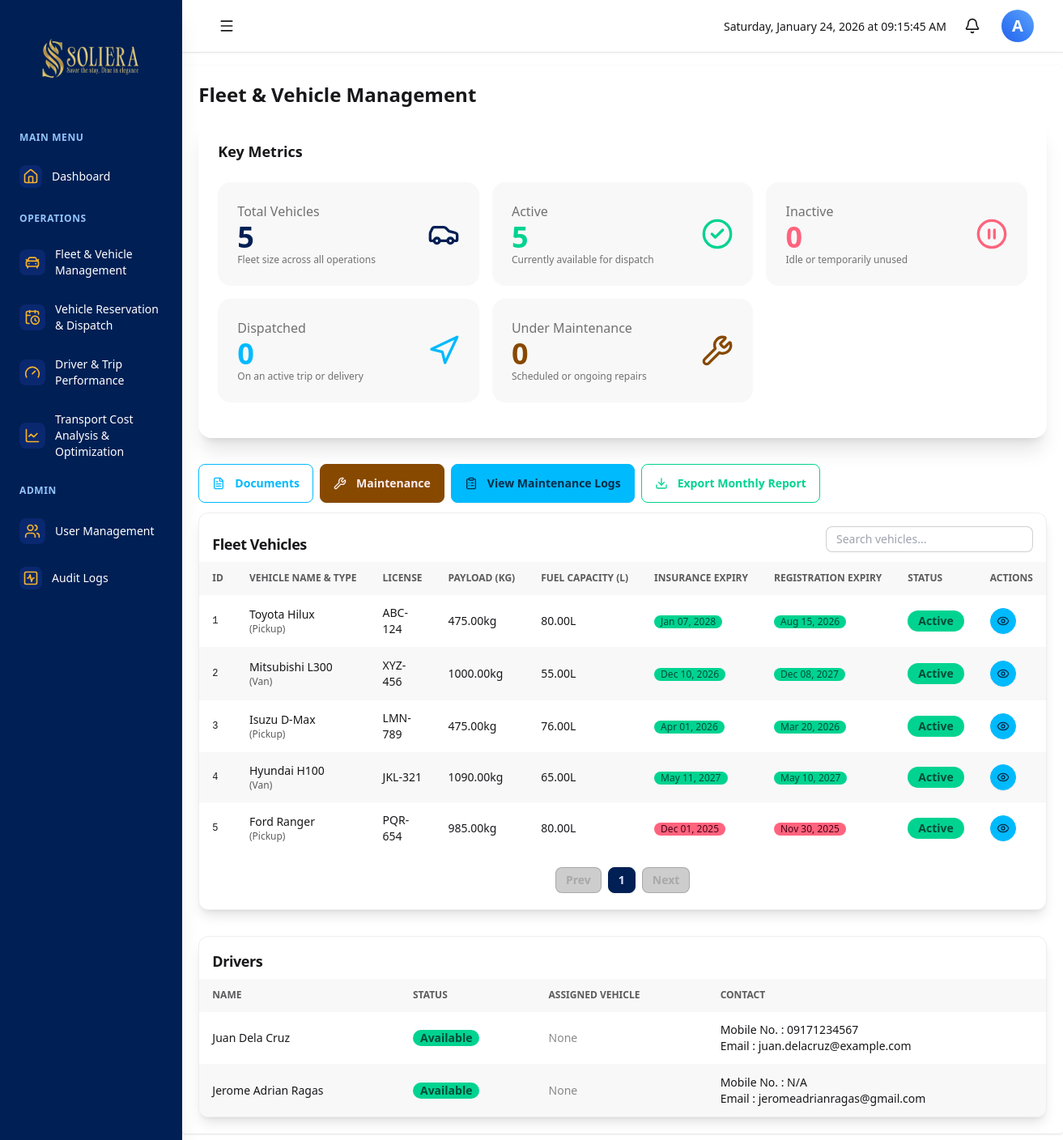
The app's page /dashboard.php?module=fvm (signed in), older data.
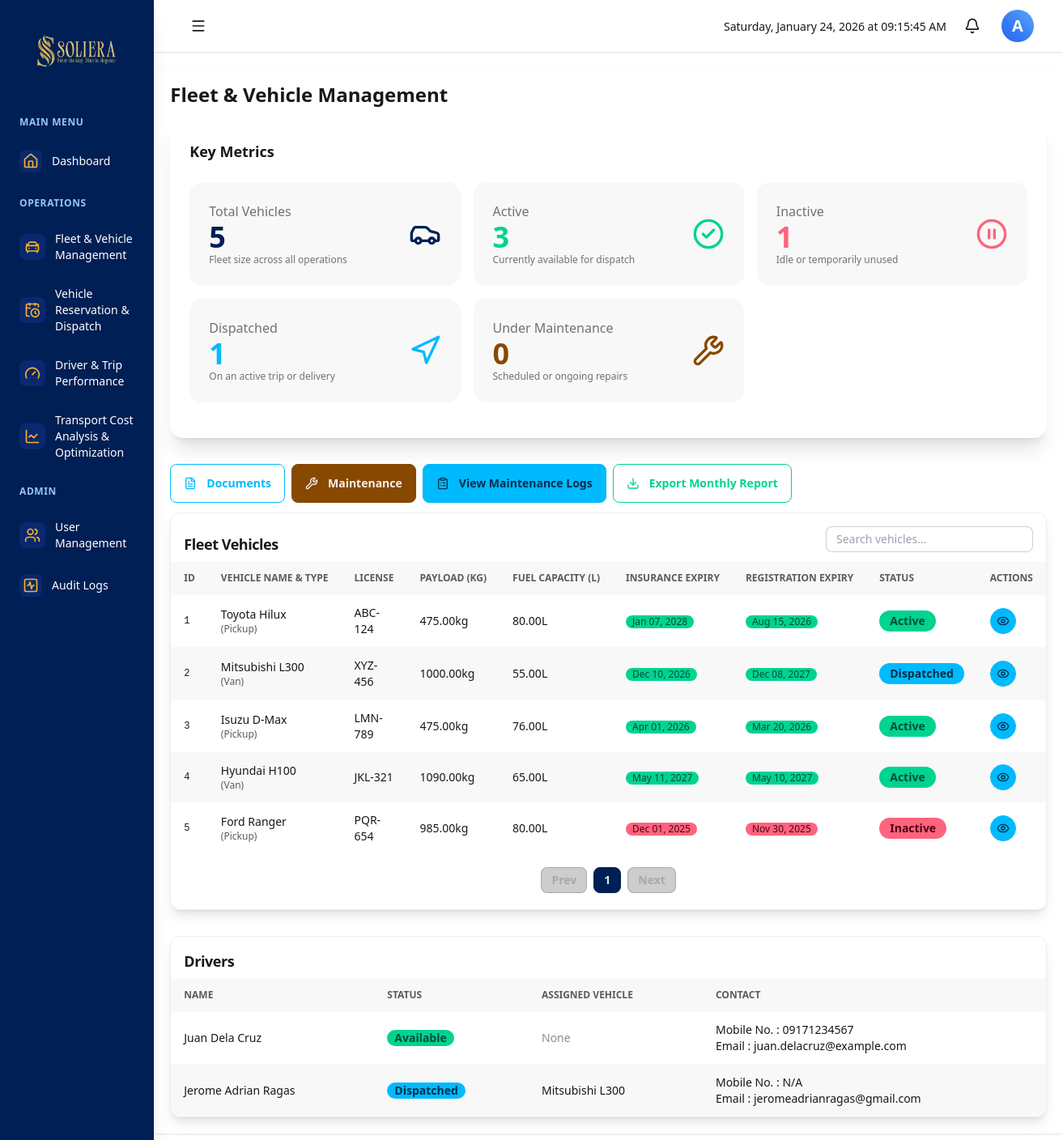
The same page, newer data.
### tables this page shows
CREATE TABLE `fleet_vehicles` (
  `id` int(11) NOT NULL,
  `vehicle_name` varchar(100) NOT NULL,
  `plate_number` varchar(20) NOT NULL,
  `vehicle_type` enum('Truck','Van','Pickup','Car') DEFAULT NULL,
  `status` enum('Active','Under Maintenance','Inactive','Dispatched') DEFAULT 'Active',
  `weight_capacity` decimal(6,2) DEFAULT NULL,
  `fuel_capacity` decimal(6,2) DEFAULT NULL,
  `vehicle_image` varchar(255) DEFAULT NULL
);

CREATE TABLE `drivers` (
  `id` int(11) NOT NULL,
  `eid` varchar(100) NOT NULL,
  `driver_name` varchar(100) NOT NULL,
  `license_number` varchar(50) DEFAULT NULL,
  `phone` varchar(20) DEFAULT NULL,
  `email` varchar(100) DEFAULT NULL,
  `status` enum('Available','Dispatched','Inactive') DEFAULT 'Available',
  `created_at` datetime DEFAULT current_timestamp()
);

### includes/functions.php (called while the page is built, shortened)
<?php
require 'db.php';
function fetchAll($table)
{
    global $conn;
    $result = $conn->query("SELECT * FROM $table");
    return $result->fetch_all(MYSQLI_ASSOC);
}
function fetchAllQuery($sql, $params = [])
{
    global $conn;
    $stmt = $conn->prepare($sql);
    if ($params && $stmt) {
        $types = str_repeat('s', count($params));
        $stmt->bind_param($types, ...$params);
    }
    if ($stmt && $stmt->execute()) {
        $result = $stmt->get_result();
        $rows = $result->fetch_all(MYSQLI_ASSOC);
        return $rows;
    }
    return [];
}
function db_column_exists(string $table, string $column): bool {
    global $conn;
    $table = $conn->real_escape_string($table);
    $column = $conn->real_escape_string($column);
    $sql = "SHOW COLUMNS FROM `{$table}` LIKE '{$column}'";
    $res = $conn->query($sql);
    $exists = $res->num_rows > 0;
    return $exists;
}

### modules/fvm.php (the view, shortened to what the rows shown need)
<?php
function fvm_view($baseURL)
{
    $vehicles = fetchAll('fleet_vehicles');
    $drivers = fetchAll('drivers');
    $hasArchivedCol = function_exists('db_column_exists') && db_column_exists('fleet_vehicles', 'is_archived');
    $insuranceExpiryByVehicle = [];
    foreach (fetchAllQuery("SELECT vehicle_id, MAX(coverage_end) AS coverage_end FROM vehicle_insurance GROUP BY vehicle_id") as $row) {
        $insuranceExpiryByVehicle[(int)$row['vehicle_id']] = $row['coverage_end'];
    }
    $registrationExpiryByVehicle = [];
    foreach (fetchAllQuery("SELECT vehicle_id, MAX(expiry_date) AS expiry_date FROM vehicle_documents WHERE doc_type = 'Registration' GROUP BY vehicle_id") as $row) {
        $registrationExpiryByVehicle[(int)$row['vehicle_id']] = $row['expiry_date'];
    }
    $ongoingDispatchVehicleByDriver = [];
    foreach (fetchAllQuery(
        "SELECT ds.driver_id, v.vehicle_name\n         FROM dispatches ds\n         JOIN fleet_vehicles v ON ds.vehicle_id = v.id\n         JOIN (\n           SELECT driver_id, MAX(dispatch_date) AS max_date\n           FROM dispatches\n           WHERE status = 'Ongoing'\n           GROUP BY driver_id\n         ) latest ON ds.driver_id = latest.driver_id AND ds.dispatch_date = latest.max_date\n         WHERE ds.status = 'Ongoing'"
    ) as $row) {
        $ongoingDispatchVehicleByDriver[(int)$row['driver_id']] = $row['vehicle_name'];
    }
?>
    <div>
        <h2 class="text-2xl font-bold mb-4">Fleet & Vehicle Management</h2>
        <div class="overflow-x-auto bg-base-100 rounded-xl border border-base-300 shadow-lg">
            <table class="table table-zebra table-sm md:table-md w-full" id="vehicleTable">
                <thead class="bg-base-200 text-xs uppercase text-base-content/70 sticky top-0 z-10">
                    <tr>
                        <th>ID</th>
                        <th>Vehicle Name & Type</th>
                        <th>License</th>
                        <th>Payload (kg)</th>
                        <th>Fuel Capacity (L)</th>
                        <th>Insurance Expiry</th>
                        <th>Registration Expiry</th>
                        <th>Status</th>
                        <th>Actions</th>
                    </tr>
                </thead>
                <tbody id="vehicleBody">
                    <?php foreach ($vehicles as $v): ?>
                        <tr>
                            <td><div class="font-mono text-xs"><?= htmlspecialchars($v['id']) ?></div></td>
                            <td>
                                <div class="font-medium"><?= htmlspecialchars($v['vehicle_name']) ?></div>
                                <div class="text-xs opacity-70"><?= htmlspecialchars('(' . $v['vehicle_type'] . ')' ?? '-') ?></div>
                            </td>
                            <td><?= htmlspecialchars($v['plate_number']) ?></td>
                            <td class="whitespace-nowrap"><?= htmlspecialchars($v['weight_capacity'] ?? '-') ?>kg</td>
                            <td class="whitespace-nowrap"><?= htmlspecialchars($v['fuel_capacity'] ?? '-') ?>L</td>
                            <?php
                                $ins = !empty($insuranceExpiryByVehicle[(int)$v['id']]) ? ['coverage_end' => $insuranceExpiryByVehicle[(int)$v['id']]] : null;
                                $reg = !empty($registrationExpiryByVehicle[(int)$v['id']]) ? ['expiry_date' => $registrationExpiryByVehicle[(int)$v['id']]] : null;
                            ?>
                            <?php
                                $today = new DateTime('now', new DateTimeZone('Asia/Manila'));
                                $today->setTime(0,0,0);
                            ?>
                            <td>
                                <?php if ($ins && !empty($ins['coverage_end'])):
                                    $insDate = DateTime::createFromFormat('Y-m-d', date('Y-m-d', strtotime($ins['coverage_end'])));
                                    $insDate->setTime(0,0,0);
                                    $insValid = $insDate >= $today;
                                    $insClass = $insValid ? 'badge badge-sm badge-success' : 'badge badge-sm badge-error';
                                ?>
                                    <span class="<?= $insClass ?>"><?= htmlspecialchars(date('M d, Y', strtotime($ins['coverage_end']))) ?></span>
                                <?php else: ?>
                                    <span class="opacity-50">None</span>
                                <?php endif; ?>
                            </td>
                            <td>
                                <?php if ($reg && !empty($reg['expiry_date'])):
                                    $regDate = DateTime::createFromFormat('Y-m-d', date('Y-m-d', strtotime($reg['expiry_date'])));
                                    $regDate->setTime(0,0,0);
                                    $regValid = $regDate >= $today;
                                    $regClass = $regValid ? 'badge badge-sm badge-success' : 'badge badge-sm badge-error';
                                ?>
                                    <span class="<?= $regClass ?>"><?= htmlspecialchars(date('M d, Y', strtotime($reg['expiry_date']))) ?></span>
                                <?php else: ?>
                                    <span class="opacity-50">None</span>
                                <?php endif; ?>
                            </td>
                            <td>
                                <?php
                                $isArchived = $hasArchivedCol && !empty($v['is_archived']);
                                $status = $isArchived ? 'Archived' : ($v['status'] ?? '');
                                $badgeClass = 'badge p-3 font-bold text-nowrap';
                                if ($status === 'Active') {
                                    $badgeClass .= ' badge-success';
                                } elseif ($status === 'Inactive') {
                                    $badgeClass .= ' badge-error ';
                                } elseif ($status === 'Under Maintenance') {
                                    $badgeClass .= ' badge-warning';
                                } elseif ($status === 'Archived') {
                                    $badgeClass .= ' badge-neutral';
                                } else {
                                    $badgeClass .= ' badge-info';
                                }
                                ?>
                                <span class="<?= $badgeClass ?>">
                                    <?= htmlspecialchars($status) ?>
                                </span>
                            </td>
                            <td>
                                <div class="flex flex-col gap-3 ">
                                    <button class="btn btn-sm btn-info btn-circle" onclick="document.getElementById('view_modal_<?= $v['id'] ?>').showModal()" title="View">
                                        <i data-lucide="eye" class="w-4 h-4"></i>
                                    </button>
                                </div>
                            </td>
                        </tr>
                    <?php endforeach; ?>
                </tbody>
            </table>
        </div>
        <div class="overflow-x-auto mt-8 bg-base-100 rounded-xl border border-base-300 shadow-lg">
            <table class="table table-zebra table-sm md:table-md w-full">
                <thead class="bg-base-200 text-xs uppercase text-base-content/70 sticky top-0 z-10">
                    <tr>
                        <th>Name</th>
                        <th>Status</th>
                        <th>Assigned Vehicle</th>
                        <th>Contact </th>
                    </tr>
                </thead>
                <tbody>
                    <?php foreach ($drivers as $d): ?>
                        <tr>
                            <td class="font-medium"><?= htmlspecialchars($d['driver_name']) ?></td>
                            <td>
                                <?php
                                $status = $d['status'] ?? 'Unknown';
                                $badgeClass = 'badge p-2 font-bold text-nowrap';
                                if ($status === 'Available') {
                                    $badgeClass .= ' badge-success';
                                } elseif ($status === 'Dispatched') {
                                    $badgeClass .= ' badge-info';
                                } elseif ($status === 'Inactive') {
                                    $badgeClass .= ' badge-error';
                                } else {
                                    $badgeClass .= ' badge-secondary';
                                }
                                ?>
                                <span class="<?= $badgeClass ?>">
                                    <?= htmlspecialchars($status) ?>
                                </span>
                            </td>
                            <td>
                                <?php
                                $assigned = '';
                                if ($d['status'] === 'Dispatched') {
                                    $assigned = $ongoingDispatchVehicleByDriver[(int)$d['id']] ?? '';
                                }
                                echo $assigned ? htmlspecialchars($assigned) : '<span class="opacity-50">None</span>';
                                ?>
                            </td>
                            <td>
                                <div>Mobile No. : <?= htmlspecialchars($d['phone'] ?? 'N/A') ?></div>
                                <div>Email : <?= htmlspecialchars($d['email'] ?? 'N/A') ?></div>
                            </td>
                        </tr>
                    <?php endforeach; ?>
                </tbody>
            </table>
        </div>
    </div>
<?php } ?>

Row changes from the older to the newer data that the page shows:
changed fleet_vehicles "Mitsubishi L300": status "Active" → "Dispatched"
changed fleet_vehicles "Ford Ranger": status "Active" → "Inactive"
changed drivers "Jerome Adrian Ragas": status "Available" → "Dispatched"; id (not shown) → "Mitsubishi L300"; no longer shows "None"
Text that changed along with them:
$activeCount: "5" → "3"
$inactiveCount: "0" → "1"
$dispatchedCount: "0" → "1"
